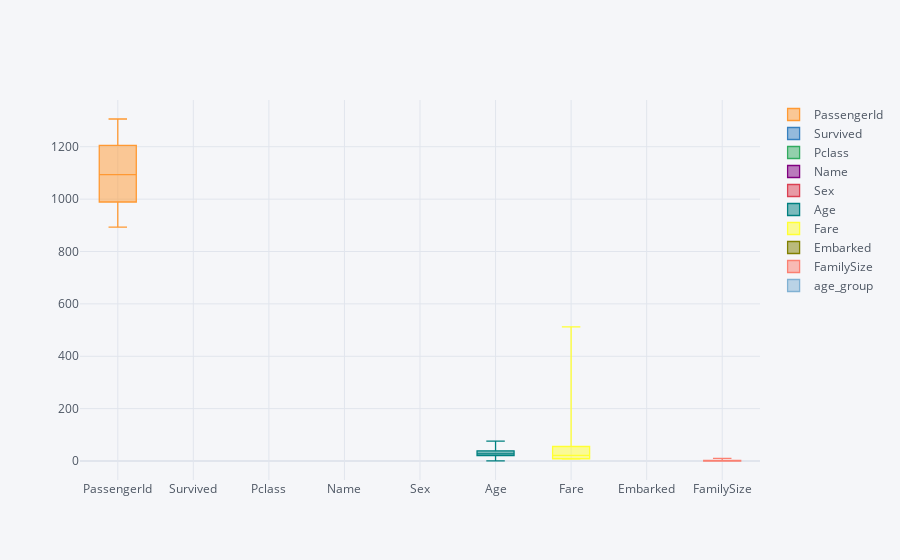

Source (notebook cell):
### Code cell
titanic.iplot(kind='box')

### Figure 1 — Plotly figure (JSON) as saved in the notebook; plotly's stock layout.template omitted (floating-point values rounded to 4 significant figures; data arrays with more than 128 entries replaced by an {"elided": "..."} marker saying what was removed)
{"data": [{"boxpoints": false, "line": {"width": 1.3}, "marker": {"color": "rgba(255, 153, 51, 1.0)"}, "name": "PassengerId", "orientation": "v", "type": "box", "y": {"elided": "152 int values"}}, {"boxpoints": false, "line": {"width": 1.3}, "marker": {"color": "rgba(55, 128, 191, 1.0)"}, "name": "Survived", "orientation": "v", "type": "box", "y": {"elided": "152 str values"}}, {"boxpoints": false, "line": {"width": 1.3}, "marker": {"color": "rgba(50, 171, 96, 1.0)"}, "name": "Pclass", "orientation": "v", "type": "box", "y": {"elided": "152 str values"}}, {"boxpoints": false, "line": {"width": 1.3}, "marker": {"color": "rgba(128, 0, 128, 1.0)"}, "name": "Name", "orientation": "v", "type": "box", "y": {"elided": "152 str values"}}, {"boxpoints": false, "line": {"width": 1.3}, "marker": {"color": "rgba(219, 64, 82, 1.0)"}, "name": "Sex", "orientation": "v", "type": "box", "y": {"elided": "152 str values"}}, {"boxpoints": false, "line": {"width": 1.3}, "marker": {"color": "rgba(0, 128, 128, 1.0)"}, "name": "Age", "orientation": "v", "type": "box", "y": {"elided": "152 float values"}}, {"boxpoints": false, "line": {"width": 1.3}, "marker": {"color": "rgba(255, 255, 51, 1.0)"}, "name": "Fare", "orientation": "v", "type": "box", "y": {"elided": "152 float values"}}, {"boxpoints": false, "line": {"width": 1.3}, "marker": {"color": "rgba(128, 128, 0, 1.0)"}, "name": "Embarked", "orientation": "v", "type": "box", "y": {"elided": "152 str values"}}, {"boxpoints": false, "line": {"width": 1.3}, "marker": {"color": "rgba(251, 128, 114, 1.0)"}, "name": "FamilySize", "orientation": "v", "type": "box", "y": {"elided": "152 int values"}}, {"boxpoints": false, "line": {"width": 1.3}, "marker": {"color": "rgba(128, 177, 211, 1.0)"}, "name": "age_group", "orientation": "v", "type": "box", "y": {"elided": "152 str values"}}], "layout": {"legend": {"bgcolor": "#F5F6F9", "font": {"color": "#4D5663"}}, "paper_bgcolor": "#F5F6F9", "plot_bgcolor": "#F5F6F9", "title": {"font": {"color": "#4D5663"}}, "xaxis": {"gridcolor": "#E1E5ED", "showgrid": true, "tickfont": {"color": "#4D5663"}, "title": {"font": {"color": "#4D5663"}, "text": ""}, "zerolinecolor": "#E1E5ED"}, "yaxis": {"gridcolor": "#E1E5ED", "showgrid": true, "tickfont": {"color": "#4D5663"}, "title": {"font": {"color": "#4D5663"}, "text": ""}, "zerolinecolor": "#E1E5ED"}}}
